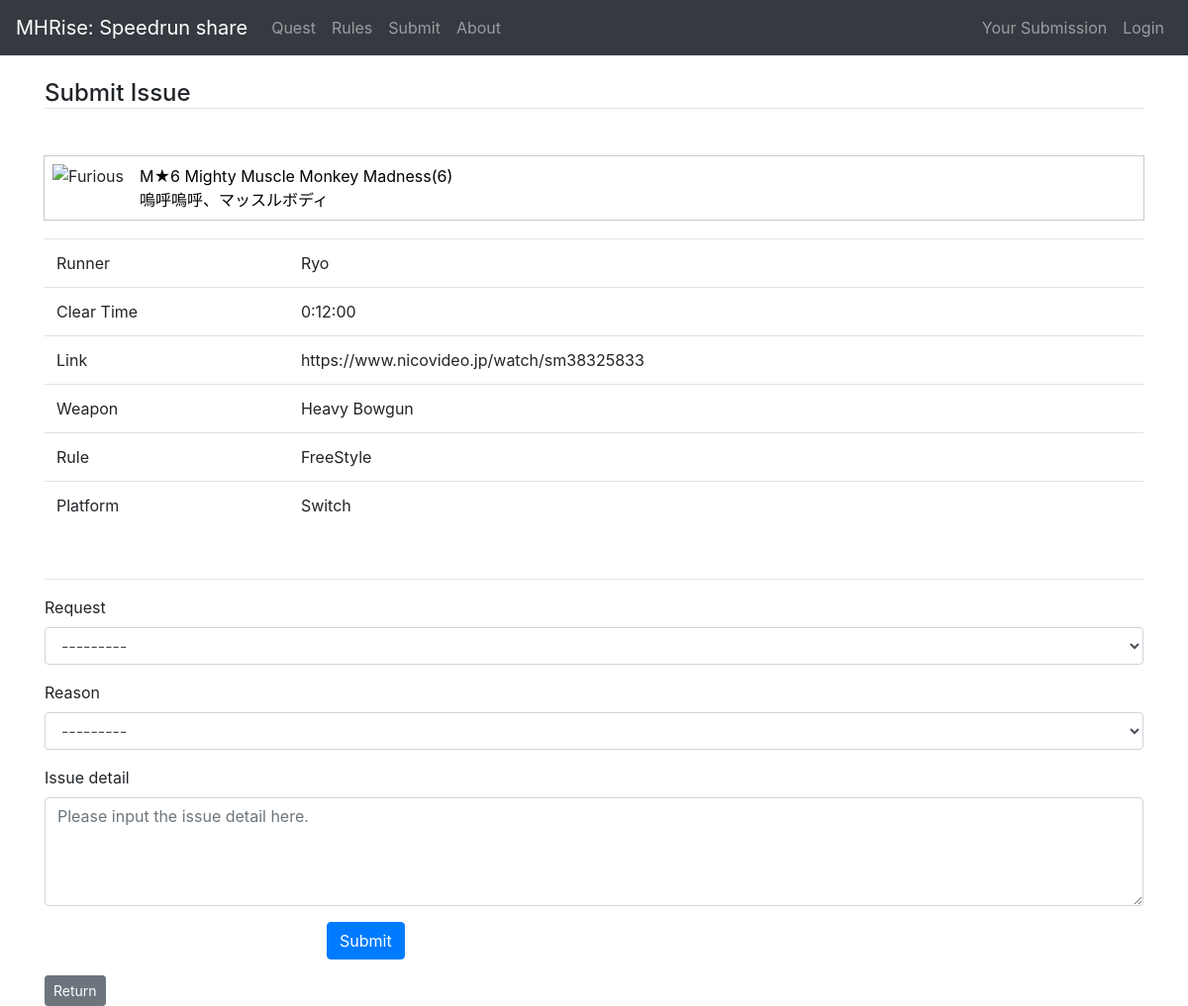
/cms/issue/2/2/, run on an earlier commit of the app's database.
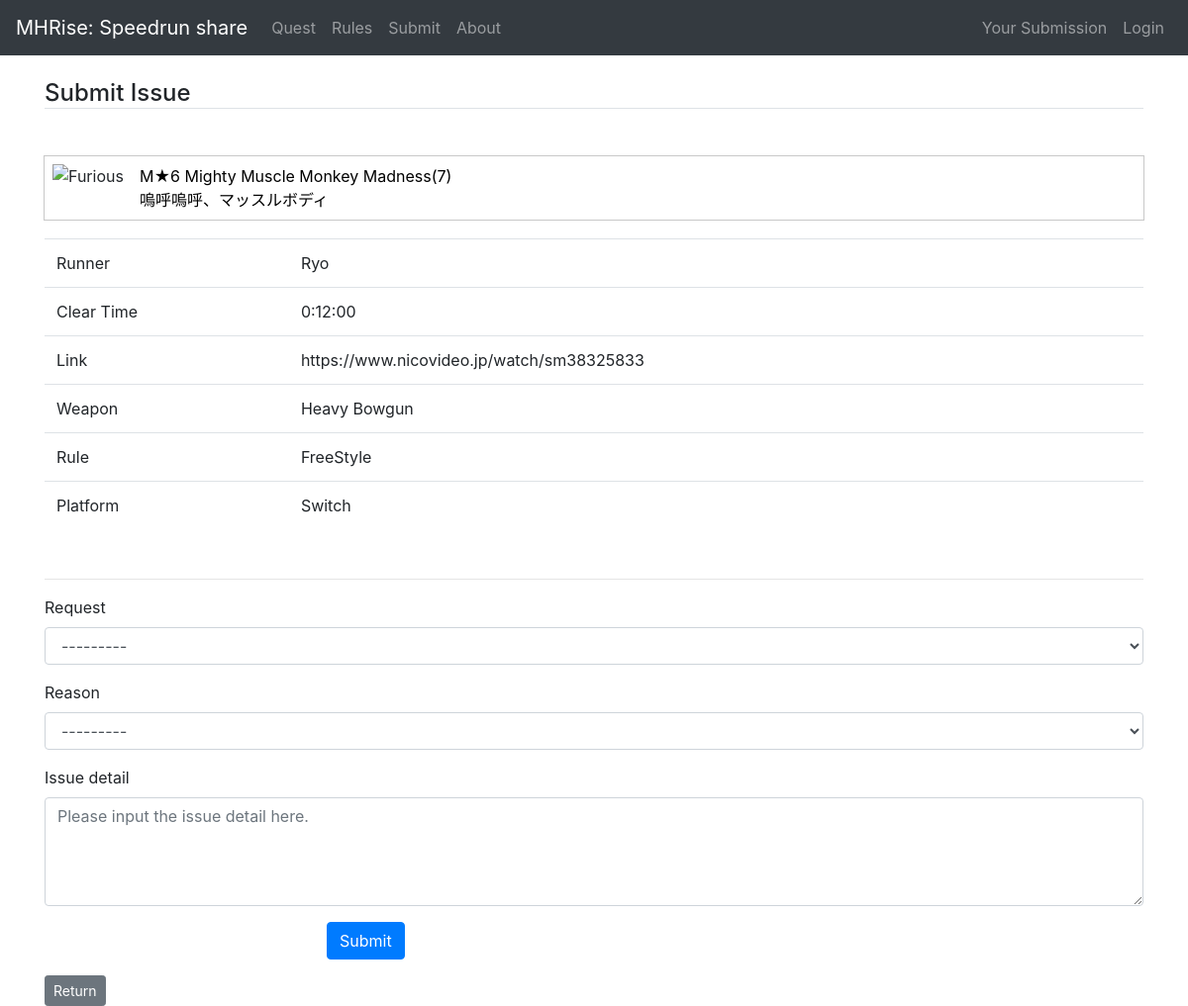
And on a later commit of the database.
### cms/models.py (models this page shows, shortened)
class Record(models.Model):
    quest = models.ForeignKey(Quest, verbose_name='Quest', related_name='records', on_delete=models.CASCADE)
    runner = models.CharField('Player Name', max_length=255)
    party = models.CharField('Party', max_length=255, choices=[('S','1'), ('P','2'), ('M', '3or4'),])
    cleartime = models.DurationField()
    link_regex = RegexValidator(regex=r'^https://www.youtube.com/watch|https://www.nicovideo.jp/watch/|https://www.bilibili.com/video/',
                                message='aaaaaaaaaaaa!!!')
    link = models.URLField(validators=[link_regex], max_length=2047, unique=True, help_text="A Video from Youtube, niconico, bilibili is available.", error_messages={'required': 'aa', 'invalid': 'invalid'})
    weapon = models.ForeignKey(Weapon, verbose_name='Weapon', on_delete=models.SET_NULL, null=True)
    """
    weapon = models.CharField('Weapon', max_length=255,
                               choices=[('GS', 'great-sword'), ('LS', 'long-sword'), ('SNS', 'sword-and-shield'), ('DB', 'dual-blades'),
                                        ('HM', 'hammer'), ('HH', 'hunting-horn'), ('LN', 'lance'), ('GL', 'gunlance'),
                                        ('SA', 'switch-axe'), ('CB', 'charge-blade'), ('IG', 'insect-glaive'), ('LBG', 'light-bowgun'),
                                        ('HBG', 'heavy-bowgun'), ('BOW', 'bow'), ('MIX', 'mixed'),
                                        ])
    """
    rules = models.CharField('Rules', max_length=255, choices=[('FR','FreeStyle'), ('TW','TA wiki'), ('PD','Production'), ])
    platform = models.CharField('PlatForms', max_length=255, choices=[('SW','Switch'), ('PC','PC'),])
    problems = models.IntegerField('Problem report', blank=True, default=0)
    regist_date = models.DateTimeField(default=timezone.now)
    ipaddr = models.GenericIPAddressField(verbose_name="client-ipaddress", default="127.0.0.1")
    submitter = models.ForeignKey(User, verbose_name='record_submitter', related_name='records', on_delete=models.SET_NULL, null=True)

class Quest(models.Model):
    questname = models.CharField('Quest Name', max_length=255)
    questname_j = models.CharField('Quest Name japanese', max_length=255)
    rank = models.CharField('Quest Rank', max_length=255)
    priority = models.PositiveIntegerField('Priority in quest page', default=0)
    target = models.ForeignKey(Target, verbose_name='Target', related_name='quests', on_delete=models.SET_NULL, null=True)
    recordnum = models.IntegerField('Number of record of this quest', default=0)

class Weapon(models.Model):
    name = models.CharField('Weapon Name', max_length=255)
    imagepath = models.CharField('Image Path', max_length=511)

### cms/views.py (the view)
# urls.py: path('issue/<int:quest_id>/<int:record_id>/', views.issue_edit, name='issue_submit'),
def issue_edit(request, quest_id, record_id, accept=None):
    record = get_object_or_404(Record, pk=record_id)
    issue = Issue()
    if request.method == 'POST':
        form = IssueForm(request.POST, instance=issue)
        if form.is_valid():
            issue = form.save(commit=False)
            issue.record = record
            issue.save()
            record.problems = record.problems + 1
            record.save()
            context = dict(accept=1)
            return render(request, 'cms/issue_edit.html', {'record': record, 'form': form, 'quest_id': quest_id, 'record_id': record_id, 'accept': 1} )
    else: # GET
        issue.record = record
        form = IssueForm(instance=issue)
    return render(request, 'cms/issue_edit.html', {'record': record, 'form': form, 'quest_id': quest_id, 'record_id': record_id, } )

### cms/forms.py
class IssueForm(ModelForm):
    class Meta:
        model = Issue
        fields = ('request', 'reason', 'detail',)
        widgets = {
            'detail': forms.Textarea(attrs={'rows':4, 'cols':15, 'placeholder': 'Please input the issue detail here.'}),
        }

### cms/templates/cms/issue_edit.html (shortened to what this page needs)
{% extends "cms/base.html" %}
{% load bootstrap4 %}
{% load i18n static %}
{% block extra_css %}
<link rel="stylesheet" href="{% static 'cms/css/quest-card.css' %}">
{% endblock %}
{% block content %}
    <h4 class="mt-4 mb-5 border-bottom">Submit Issue</h4>
    <div class="mt-4 text-normal">
      <div class="quest-card" style="margin:0px">
          {% with 'cms/monster_icon/'|add:record.quest.target.imagepath as image_static %}
          <img src="{% static image_static %}" alt={{record.quest.target.monstername}}>
          {% endwith %}
          <div class="quest-card__link">
              <a href="{% url 'cms:record_list' quest_id=record.quest.id party='solo' weapon='all' rule='all' platform='switch' %}">{{ record.quest.rank }} {{ record.quest.questname}}<span>({{ record.quest.recordnum }})</span><br>
              {{ record.quest.questname_j }}
              </a>
          </div>
      </div>
      <table class="table " style="margin-top: 20px; margin-bottom: 50px;">
        <tbody>
          <tr>
            <td>Runner</td>
            <td>{{ record.runner }}</td>
          </tr>
          <tr>
            <td>Clear Time</td>
            <td>{{ record.cleartime }}</td>
          </tr>
          <tr>
            <td>Link</td>
            <td>{{ record.link }}</td>
          </tr>
          <tr>
            <td>Weapon</td>
            <td>{{ record.weapon.name }}</td>
          </tr>
          <tr>
            <td>Rule</td>
            <td>{{ record.get_rules_display }}</td>
          </tr>
          <tr>
            <td>Platform</td>
            <td>{{ record.get_platform_display }}</td>
          </tr>
        </tbody>
      </table>
      <hr>
    </div>
    {% if accept %}
    <div class="mt-4 normal-text">
      <h5>
        Your submission has been accepted.<br>Thank you for the issue report!
      </h5>
    </div>
     <a href="{% url 'cms:record_list' quest_id=quest_id party='solo' weapon='all' rule='all' platform='switch' %}" class="btn btn-secondary btn-sm">Return</a>
    {% else %}
    <form action="{% url 'cms:issue_submit' quest_id=quest_id record_id=record_id accept=1%}" method="post">
      {% bootstrap_form form layout='horizontal' %}
      <div class="form-group row">
        <div class="offset-md-3 col-md-9">
          <button type="submit" class="btn btn-primary">Submit</button>
        </div>
      </div>
    </form>
    <a href="{% url 'cms:record_list' quest_id=quest_id party='solo' weapon='all' rule='all' platform='switch' %}" class="btn btn-secondary btn-sm">Return</a>
    {% endif %}
{% endblock content %}

### cms/templates/cms/base.html (shortened to what this page needs)
{% load i18n static %}
<!DOCTYPE html>{% get_current_language as LANGUAGE_CODE %}
<html lang="{{ LANGUAGE_CODE|default:"en-us" }}">
<head>
<link rel="stylesheet" href="{% static 'cms/css/bootstrap.min.css' %}">
<link rel="stylesheet" href="{% static 'cms/css/bootstrap.overwrite.css' %}">
{% block extra_css %}{% endblock %}
</head>
<body>
<nav class="navbar navbar-expand-md navbar-dark bg-dark mb-4">
  <a class="navbar-brand" href="{% url 'cms:quest_list' %}">MHRise: Speedrun share</a>
  <div class="collapse navbar-collapse" id="navbarCollapse">
    <ul class="navbar-nav mr-auto">
      {% if nav == 'Q' %}
      <li class="nav-item active">
      {% else %}
      <li class="nav-item">
      {% endif %}
        <a class="nav-link" href="{% url 'cms:quest_list' %}">Quest{% if not about %}<span class="sr-only">(current)</span>{% endif %}</a>
      </li>
      {% if nav == 'R' %}
      <li class="nav-item active">
      {% else %}
      <li class="nav-item">
      {% endif %}
        <a class="nav-link" href="{% url 'cms:about' nav='rules' %}">Rules</a>
      </li>
      {% if nav == 'S' %}
      <li class="nav-item active">
      {% else %}
      <li class="nav-item">
      {% endif %}
        <a class="nav-link" href="{% url 'cms:about' nav='submit' %}">Submit</a>
      </li>
      {% if nav == 'A' %}
      <li class="nav-item active">
      {% else %}
      <li class="nav-item">
      {% endif %}
        <a class="nav-link" href="{% url 'cms:about' nav='site' %}">About</a>
      </li>
    </ul>
    <ul class="navbar-nav">
      {% if nav == 'U' %}
      <li class="nav-item active">
      {% else %}
      <li class="nav-item">
      {% endif %}
        <a class="nav-link" href="{% url 'cms:usersub_list' %}">Your Submission</a>
      </li>
      {% if nav == 'L' %}
      <li class="nav-item active">
      {% else %}
      <li class="nav-item">
      {% endif %}
      {% if request.user.is_authenticated %}
        <a class="nav-link" href="/accounts/logout">Logout</a>
      {% else %}
        <a class="nav-link" href="/accounts/login">Login</a>
      {% endif %}
      </li>
    </ul>
  </div>
</nav>
  <div class="container">
    {% block content %}{% endblock %}
  </div>
</body>
</html>

### cms/static/cms/css/quest-card.css (style rules this page uses)
.quest-card { position: relative; z-index: 1; min-height:58px; overflow:visible; background-color:rgb(255, 255, 255); display:flex; padding:0.5em; align-items:center; position:relative; transition:color .15s ease-in-out, background-color .15s ease-in-out, border-color .15s ease-in-out, box-shadow .15s ease-in-out; outline:1px solid rgb(200, 200, 200); margin:12px; }
.quest-card__link { color:#000000; }
.quest-card__link a { color:#000000; }
.quest-card img { margin-top:0px; margin-bottom: 0px; margin-right: 16px; margin-left: 0px; height:48px; display:inline-block; }
.quest-card div { display: inline-block; }
.quest-card { position: relative; }
.quest-card a::before { position: absolute; top: 0; right: 0; bottom: 0; left: 0; pointer-events: auto; content: ""; background-color: transparent; z-index: 2; }
body { margin: 0px; padding: 0px; }

What changed in the data, as far as the page shows it:
changed through a linked row, Record "Ryo": quest.recordnum "6" → "7"
